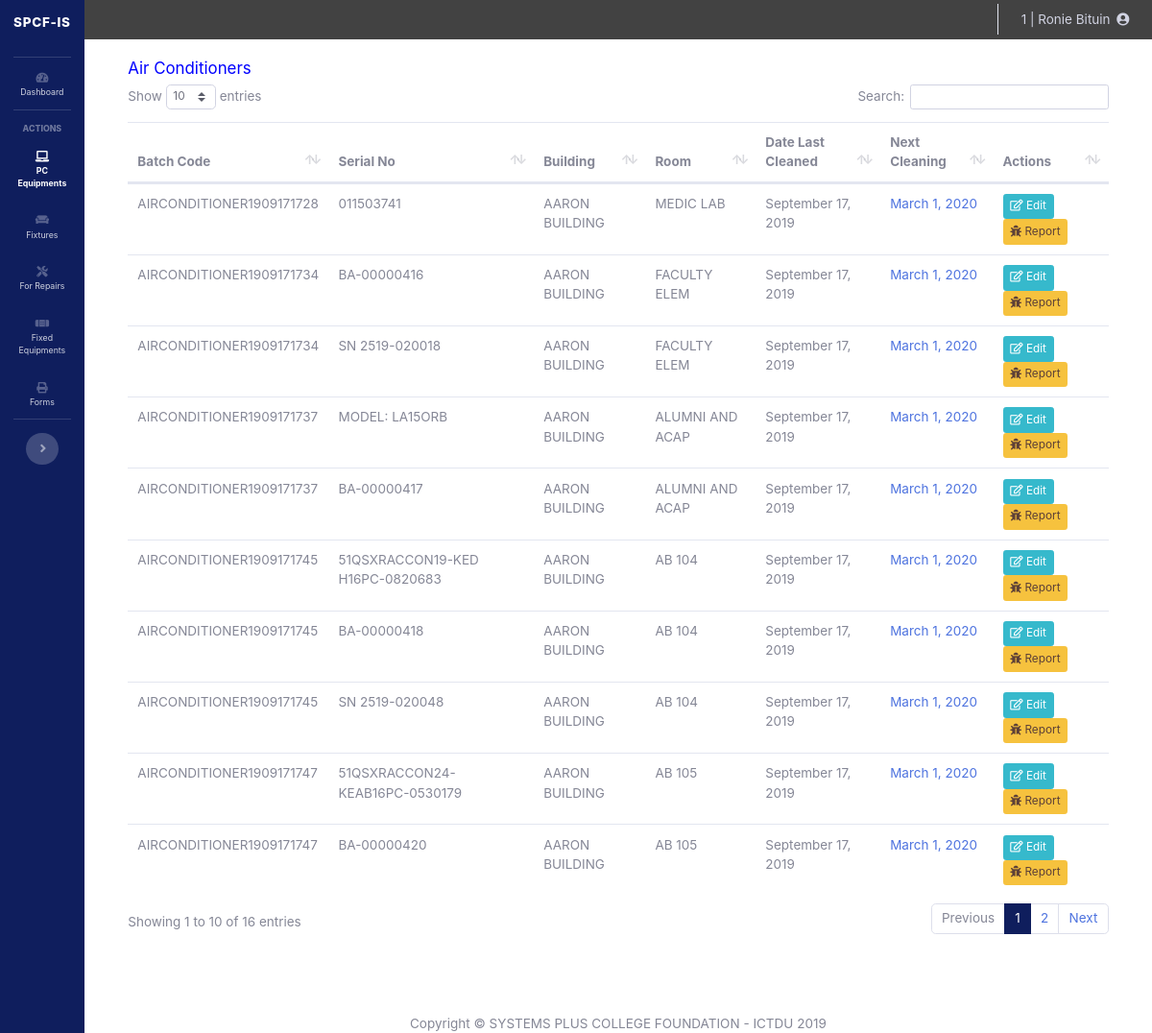
The page /lab_assistant/aircon.php (signed in) on the database its author committed.
### tables this page shows
CREATE TABLE `fixture` (
  `id` int(11) NOT NULL,
  `type` text NOT NULL,
  `batch_code` varchar(64) NOT NULL,
  `serial_no` varchar(64) DEFAULT NULL,
  `building_id` int(11) NOT NULL,
  `lab_id` varchar(64) NOT NULL,
  `date_added` datetime NOT NULL,
  `date_last_clean` date NOT NULL DEFAULT current_timestamp(),
  `fixture_condition` text NOT NULL DEFAULT 'working',
  `remarks` varchar(64) NOT NULL
);

CREATE TABLE `building` (
  `building_id` int(11) NOT NULL,
  `building_name` varchar(128) NOT NULL,
  `building_code` varchar(32) NOT NULL,
  `building_description` text NOT NULL,
  `added_by` varchar(128) NOT NULL
);

CREATE TABLE `laboratory` (
  `lab_id` int(11) NOT NULL,
  `lab_code` varchar(32) NOT NULL,
  `lab_name` varchar(64) NOT NULL,
  `lab_description` text NOT NULL,
  `building_id` int(11) NOT NULL,
  `added_by` varchar(128) NOT NULL
);

### lab_assistant/aircon.php (the view, shortened to what this page needs)
<?php
require_once 'process_aircon.php';
include('sidebar.php');
$currentDate = date("Y/m/d");
?>
<!DOCTYPE html>
<html>
<head>
	<link href="vendor/datatables/dataTables.bootstrap4.min.css" rel="stylesheet">
</head>
<body id="page-top">
  <div id="wrapper" style="width: 100% !important;">
    <div id="content-wrapper" class="d-flex flex-column">
        <div id="content">
<?php include('topbar.php'); ?>
<div class="container-fluid">
	<?php
		$getFixtures = mysqli_query($mysqli, "SELECT fe.id, fe.date_added, fe.serial_no, fe.type, fe.batch_code, fe.building_id, fe.lab_id, fe.date_last_clean ,fe.remarks, bg.building_id, bg.building_name, ly.lab_id, ly.lab_name
			FROM fixture fe
			JOIN building bg
			ON bg.building_id = fe.building_id
			JOIN laboratory ly
			ON ly.lab_id = fe.lab_id
			WHERE fe.type ='airconditioner'
			ORDER BY fe.date_added DESC
			");
	?>
	<div class="row">
	<h5 style='color: blue;'>Air Conditioners</h5>
	<table class="table" id="dataTable" width="100%" cellspacing="0">
		<thead>
			<th>Batch Code</th>
			<th>Serial No</th>
			<th>Building</th>
			<th>Room</th>
			<th>Date Last Cleaned</th>
			<th>Next Cleaning</th>
			<th>Actions</th>
		</thead>
		<tbody>
			<?php while($newFixtures=$getFixtures->fetch_assoc()){
				$lastCleanDate = date_create($newFixtures['date_last_clean']);
				$lastCleanDateA = $newFixtures['date_last_clean'];
				$newDate = date('Y/m/d', strtotime($lastCleanDateA. ' + 166 days'));
				if($currentDate>=$newDate){
					$newDate = "<span class='text-danger'>".date_format(date_create($newDate), 'F j, Y')."</span>";
				}
				else{
					$newDate = "<span class='text-primary'>".date_format(date_create($newDate), 'F j, Y')."</span>";
				}
				?>
			<tr>
				<td><?php echo $newFixtures['batch_code']; ?></td>
				<td><?php if($newFixtures['serial_no']==''){echo "<font color='red'>NO SN</font>";} else { echo $newFixtures['serial_no']; }?></td>
				<td><?php echo $newFixtures['building_name']; ?></td>
				<td><?php echo $newFixtures['lab_name']; ?></td>
				<td><?php echo date_format($lastCleanDate, 'F j, Y'); ?></td>
				<td><?php echo $newDate;?></td>
				<td>
					<a class="btn btn-info btn-sm" href="edit_aircon.php?id=<?php echo $newFixtures['id'];?>&building_id=<?php echo $newFixtures['building_id']; ?>"><i class="far fa-edit"></i> Edit</a>
					<a style='color: #5D4037;' class='btn btn-sm btn-warning' href="report_fixture.php?fixture_id=<?php echo $newFixtures['id']?>" target='_blank'><i class="fas fa-bug"></i> Report</a>
				</td>
			</tr>
			<?php } ?>
		</tbody>
	</table>
	</div>
	<br/>
	<br/>
<?php
	include('footer.php');
?>

### lab_assistant/sidebar.php (style rules this page uses)
html { font-family: 'Roboto Condensed', sans-serif !important; font-size: 13.5px; }
.container-fluid { background-color: white; padding-left: 5% !important; padding-right: 5% !important; }
#content-wrapper { background-color: white !important; }
::placeholder { opacity: 0.7 !important; }

### rows shown on the page
fixture: batch_code "AIRCONDITIONER1909171747", serial_no "51QSXRACCON24-KEAB16PC-0530179", building.building_name "AARON BUILDING", lab.lab_name "AB 105", date_last_clean "September 17, 2019", date_last_clean "March 1, 2020"
fixture: batch_code "AIRCONDITIONER1909171747", serial_no "BA-00000420", building.building_name "AARON BUILDING", lab.lab_name "AB 105", date_last_clean "September 17, 2019", date_last_clean "March 1, 2020"
fixture: batch_code "AIRCONDITIONER1909171745", serial_no "51QSXRACCON19-KED H16PC-0820683", building.building_name "AARON BUILDING", lab.lab_name "AB 104", date_last_clean "September 17, 2019", date_last_clean "March 1, 2020"
fixture: batch_code "AIRCONDITIONER1909171745", serial_no "BA-00000418", building.building_name "AARON BUILDING", lab.lab_name "AB 104", date_last_clean "September 17, 2019", date_last_clean "March 1, 2020"
fixture: batch_code "AIRCONDITIONER1909171745", serial_no "SN 2519-020048", building.building_name "AARON BUILDING", lab.lab_name "AB 104", date_last_clean "September 17, 2019", date_last_clean "March 1, 2020"
fixture: batch_code "AIRCONDITIONER1909171737", serial_no "MODEL: LA15ORB", building.building_name "AARON BUILDING", lab.lab_name "ALUMNI AND ACAP", date_last_clean "September 17, 2019", date_last_clean "March 1, 2020"
fixture: batch_code "AIRCONDITIONER1909171737", serial_no "BA-00000417", building.building_name "AARON BUILDING", lab.lab_name "ALUMNI AND ACAP", date_last_clean "September 17, 2019", date_last_clean "March 1, 2020"
fixture: batch_code "AIRCONDITIONER1909171734", serial_no "BA-00000416", building.building_name "AARON BUILDING", lab.lab_name "FACULTY ELEM", date_last_clean "September 17, 2019", date_last_clean "March 1, 2020"
fixture: batch_code "AIRCONDITIONER1909171734", serial_no "SN 2519-020018", building.building_name "AARON BUILDING", lab.lab_name "FACULTY ELEM", date_last_clean "September 17, 2019", date_last_clean "March 1, 2020"
fixture: batch_code "AIRCONDITIONER1909171728", serial_no "011503741", building.building_name "AARON BUILDING", lab.lab_name "MEDIC LAB", date_last_clean "September 17, 2019", date_last_clean "March 1, 2020"

### other values the page prints
$_SESSION['account_id'] "1"
$_SESSION['username'] "Ronie Bituin"
